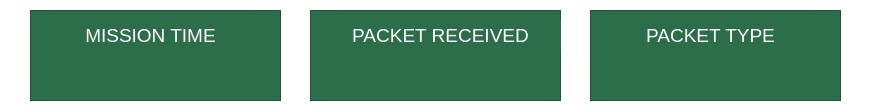
     <widget class="QFrame" name="frame_2">
      <property name="geometry">
       <rect>
        <x>990</x>
        <y>20</y>
        <width>871</width>
        <height>111</height>
       </rect>
      </property>
      <property name="styleSheet">
       <string notr="true">background-color: transparent;</string>
      </property>
      <property name="frameShape">
       <enum>QFrame::StyledPanel</enum>
      </property>
      <property name="frameShadow">
       <enum>QFrame::Raised</enum>
      </property>
      <widget class="QFrame" name="frame_4">
       <property name="geometry">
        <rect>
         <x>30</x>
         <y>10</y>
         <width>251</width>
         <height>91</height>
        </rect>
       </property>
       <property name="styleSheet">
        <string notr="true">background-color: rgb(44, 110, 73);</string>
       </property>
       <property name="frameShape">
        <enum>QFrame::StyledPanel</enum>
       </property>
       <property name="frameShadow">
        <enum>QFrame::Raised</enum>
       </property>
       <widget class="QLabel" name="label_3">
        <property name="geometry">
         <rect>
          <x>10</x>
          <y>10</y>
          <width>221</width>
          <height>31</height>
         </rect>
        </property>
        <property name="styleSheet">
         <string notr="true">color: rgb(255, 255, 255);</string>
        </property>
        <property name="text">
         <string>&lt;html&gt;&lt;head/&gt;&lt;body&gt;&lt;p align=&quot;center&quot;&gt;&lt;span style=&quot; font-size:14pt;&quot;&gt;MISSION TIME&lt;/span&gt;&lt;/p&gt;&lt;/body&gt;&lt;/html&gt;</string>
        </property>
       </widget>
       <widget class="QLabel" name="missionTimeval">
        <property name="geometry">
         <rect>
          <x>21</x>
          <y>51</y>
          <width>209</width>
          <height>23</height>
         </rect>
        </property>
        <property name="styleSheet">
         <string notr="true">color: rgb(255, 255, 255);</string>
        </property>
        <property name="text">
         <string/>
        </property>
        <property name="alignment">
         <set>Qt::AlignCenter</set>
        </property>
       </widget>
      </widget>
      <widget class="QFrame" name="frame_5">
       <property name="geometry">
        <rect>
         <x>310</x>
         <y>10</y>
         <width>251</width>
         <height>91</height>
        </rect>
       </property>
       <property name="styleSheet">
        <string notr="true">background-color: rgb(44, 110, 73);</string>
       </property>
       <property name="frameShape">
        <enum>QFrame::StyledPanel</enum>
       </property>
       <property name="frameShadow">
        <enum>QFrame::Raised</enum>
       </property>
       <widget class="QLabel" name="label_4">
        <property name="geometry">
         <rect>
          <x>10</x>
          <y>10</y>
          <width>241</width>
          <height>31</height>
         </rect>
        </property>
        <property name="layoutDirection">
         <enum>Qt::LeftToRight</enum>
        </property>
        <property name="styleSheet">
         <string notr="true">color: rgb(255, 255, 255);</string>
        </property>
        <property name="text">
         <string>&lt;html&gt;&lt;head/&gt;&lt;body&gt;&lt;p align=&quot;center&quot;&gt;&lt;span style=&quot; font-size:14pt;&quot;&gt;PACKET RECEIVED&lt;/span&gt;&lt;/p&gt;&lt;/body&gt;&lt;/html&gt;</string>
        </property>
       </widget>
       <widget class="QLabel" name="packetCountval">
        <property name="geometry">
         <rect>
          <x>22</x>
          <y>50</y>
          <width>209</width>
          <height>23</height>
         </rect>
        </property>
        <property name="styleSheet">
         <string notr="true">color: rgb(255, 255, 255);</string>
        </property>
        <property name="text">
         <string/>
        </property>
        <property name="alignment">
         <set>Qt::AlignCenter</set>
        </property>
       </widget>
      </widget>
      <widget class="QFrame" name="frame_6">
       <property name="geometry">
        <rect>
         <x>590</x>
         <y>10</y>
         <width>251</width>
         <height>91</height>
        </rect>
       </property>
       <property name="styleSheet">
        <string notr="true">background-color: rgb(44, 110, 73);</string>
       </property>
       <property name="frameShape">
        <enum>QFrame::StyledPanel</enum>
       </property>
       <property name="frameShadow">
        <enum>QFrame::Raised</enum>
       </property>
       <widget class="QLabel" name="label_5">
        <property name="geometry">
         <rect>
          <x>10</x>
          <y>10</y>
          <width>221</width>
          <height>31</height>
         </rect>
        </property>
        <property name="styleSheet">
         <string notr="true">color: rgb(255, 255, 255);</string>
        </property>
        <property name="text">
         <string>&lt;html&gt;&lt;head/&gt;&lt;body&gt;&lt;p align=&quot;center&quot;&gt;&lt;span style=&quot; font-size:14pt;&quot;&gt;PACKET TYPE&lt;/span&gt;&lt;/p&gt;&lt;/body&gt;&lt;/html&gt;</string>
        </property>
       </widget>
       <widget class="QLabel" name="packetTypeval">
        <property name="geometry">
         <rect>
          <x>20</x>
          <y>52</y>
          <width>209</width>
          <height>23</height>
         </rect>
        </property>
        <property name="styleSheet">
         <string notr="true">color: rgb(255, 255, 255);</string>
        </property>
        <property name="text">
         <string/>
        </property>
        <property name="alignment">
         <set>Qt::AlignCenter</set>
        </property>
       </widget>
      </widget>
     </widget>
